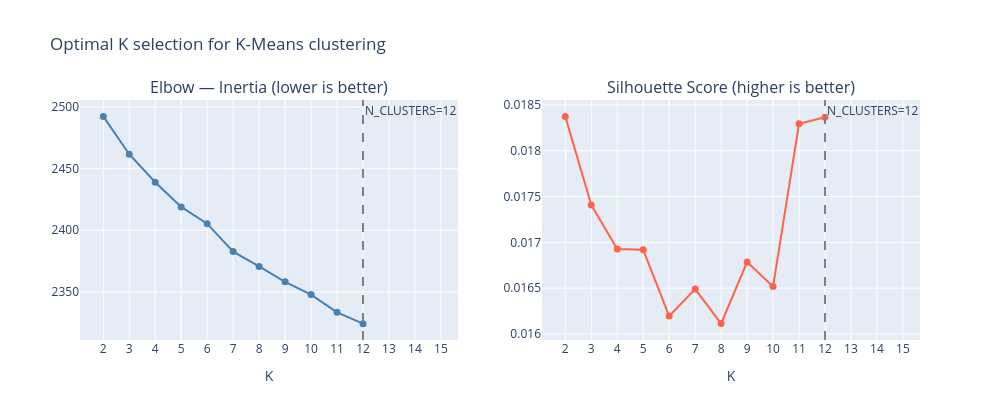

The cell this chart's notebook holds for it:
### Markdown cell above
## 3.2 Optimal K — Elbow & Silhouette

Before fixing `N_CLUSTERS` we sweep K = 2 … 12 on the L2-normalised vectors and plot two diagnostics:

- **Elbow (inertia)** — within-cluster sum of squares; look for the point where the curve bends and further gains shrink.
- **Silhouette score** — mean similarity of each word to its own cluster vs. the next-best cluster; ranges 0–1, higher is better; pick the peak.

Both charts use the same high-dimensional normalised vectors (not the 2D t-SNE projection) so the K choice is grounded in the actual embedding geometry.

### Code cell
from sklearn.metrics import silhouette_score

K_RANGE = range(2, 13)

vectors_norm_k = normalize(vectors)   # L2-normalise for cosine-like K-Means

inertias    = []
silhouettes = []

for k in K_RANGE:
    km_k = KMeans(n_clusters=k, random_state=42, n_init='auto')
    lbl  = km_k.fit_predict(vectors_norm_k)
    inertias.append(km_k.inertia_)
    silhouettes.append(silhouette_score(vectors_norm_k, lbl, sample_size=1500, random_state=42))
    print(f"  k={k:2d}  inertia={km_k.inertia_:,.0f}  silhouette={silhouettes[-1]:.4f}")

# --- Plot both diagnostics side-by-side ---
import plotly.graph_objects as go
from plotly.subplots import make_subplots

fig_k = make_subplots(rows=1, cols=2,
                      subplot_titles=('Elbow — Inertia (lower is better)',
                                      'Silhouette Score (higher is better)'))

fig_k.add_trace(go.Scatter(x=list(K_RANGE), y=inertias,
                            mode='lines+markers', name='Inertia',
                            line=dict(color='steelblue', width=2),
                            marker=dict(size=7)), row=1, col=1)

fig_k.add_trace(go.Scatter(x=list(K_RANGE), y=silhouettes,
                            mode='lines+markers', name='Silhouette',
                            line=dict(color='tomato', width=2),
                            marker=dict(size=7)), row=1, col=2)

# Mark the chosen N_CLUSTERS on both subplots
for col in [1, 2]:
    fig_k.add_vline(x=N_CLUSTERS, line_dash='dash', line_color='grey',
                    annotation_text=f'N_CLUSTERS={N_CLUSTERS}',
                    annotation_position='top right', row=1, col=col)

fig_k.update_xaxes(title_text='K', dtick=1)
fig_k.update_layout(title_text='Optimal K selection for K-Means clustering',
                    width=1000, height=420, showlegend=False)
fig_k.show()

### Figure 1 — Plotly figure (JSON) as saved in the notebook; plotly's stock layout.template omitted (floating-point values rounded to 4 significant figures)
{"data": [{"line": {"color": "steelblue", "width": 2}, "marker": {"size": 7}, "mode": "lines+markers", "name": "Inertia", "type": "scatter", "x": [2, 3, 4, 5, 6, 7, 8, 9, 10, 11, 12], "xaxis": "x", "y": [2492.0, 2462.0, 2439.0, 2419.0, 2405.0, 2383.0, 2371.0, 2358.0, 2348.0, 2333.0, 2324.0], "yaxis": "y"}, {"line": {"color": "tomato", "width": 2}, "marker": {"size": 7}, "mode": "lines+markers", "name": "Silhouette", "type": "scatter", "x": [2, 3, 4, 5, 6, 7, 8, 9, 10, 11, 12], "xaxis": "x2", "y": [0.01837, 0.01741, 0.01693, 0.01692, 0.0162, 0.01649, 0.01611, 0.01679, 0.01652, 0.01829, 0.01836], "yaxis": "y2"}], "layout": {"annotations": [{"font": {"size": 16}, "showarrow": false, "text": "Elbow — Inertia (lower is better)", "x": 0.225, "xanchor": "center", "xref": "paper", "y": 1, "yanchor": "bottom", "yref": "paper"}, {"font": {"size": 16}, "showarrow": false, "text": "Silhouette Score (higher is better)", "x": 0.775, "xanchor": "center", "xref": "paper", "y": 1, "yanchor": "bottom", "yref": "paper"}, {"showarrow": false, "text": "N_CLUSTERS=12", "x": 12, "xanchor": "left", "xref": "x", "y": 1, "yanchor": "top", "yref": "y domain"}, {"showarrow": false, "text": "N_CLUSTERS=12", "x": 12, "xanchor": "left", "xref": "x2", "y": 1, "yanchor": "top", "yref": "y2 domain"}], "height": 420, "shapes": [{"line": {"color": "grey", "dash": "dash"}, "type": "line", "x0": 12, "x1": 12, "xref": "x", "y0": 0, "y1": 1, "yref": "y domain"}, {"line": {"color": "grey", "dash": "dash"}, "type": "line", "x0": 12, "x1": 12, "xref": "x2", "y0": 0, "y1": 1, "yref": "y2 domain"}], "showlegend": false, "title": {"text": "Optimal K selection for K-Means clustering"}, "width": 1000, "xaxis": {"anchor": "y", "domain": [0, 0.45], "dtick": 1, "title": {"text": "K"}}, "xaxis2": {"anchor": "y2", "domain": [0.55, 1], "dtick": 1, "title": {"text": "K"}}, "yaxis": {"anchor": "x", "domain": [0, 1]}, "yaxis2": {"anchor": "x2", "domain": [0, 1]}}}
